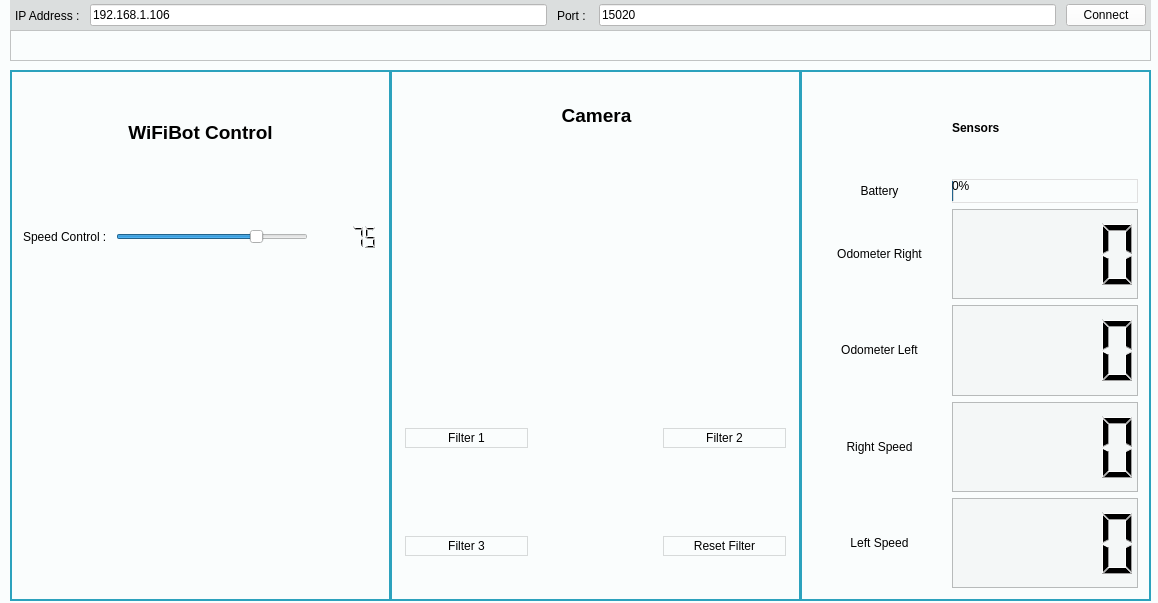
<?xml version="1.0" encoding="UTF-8"?>
<ui version="4.0">
 <class>MainWindow</class>
 <widget class="QMainWindow" name="MainWindow">
  <property name="geometry">
   <rect>
    <x>0</x>
    <y>0</y>
    <width>1158</width>
    <height>603</height>
   </rect>
  </property>
  <property name="minimumSize">
   <size>
    <width>1158</width>
    <height>603</height>
   </size>
  </property>
  <property name="maximumSize">
   <size>
    <width>1158</width>
    <height>603</height>
   </size>
  </property>
  <property name="windowTitle">
   <string>MainWindow</string>
  </property>
  <property name="styleSheet">
   <string notr="true">background-color: rgb(250, 253, 253);</string>
  </property>
  <widget class="QWidget" name="centralWidget">
   <widget class="QFrame" name="horizontalFrame">
    <property name="geometry">
     <rect>
      <x>10</x>
      <y>0</y>
      <width>1141</width>
      <height>31</height>
     </rect>
    </property>
    <property name="styleSheet">
     <string notr="true">background: rgb(219, 222, 222);</string>
    </property>
    <layout class="QHBoxLayout" name="horizontalLayout">
     <property name="spacing">
      <number>10</number>
     </property>
     <property name="leftMargin">
      <number>5</number>
     </property>
     <property name="topMargin">
      <number>2</number>
     </property>
     <property name="rightMargin">
      <number>5</number>
     </property>
     <property name="bottomMargin">
      <number>2</number>
     </property>
     <item>
      <widget class="QLabel" name="hostEdit_">
       <property name="styleSheet">
        <string notr="true">font: 25 italic 13pt &quot;Helvetica&quot;;</string>
       </property>
       <property name="text">
        <string>IP Address :</string>
       </property>
      </widget>
     </item>
     <item>
      <widget class="QLineEdit" name="hostEdit">
       <property name="styleSheet">
        <string notr="true">background: white;</string>
       </property>
       <property name="text">
        <string>192.168.1.106</string>
       </property>
      </widget>
     </item>
     <item>
      <widget class="QLabel" name="portEdit_">
       <property name="styleSheet">
        <string notr="true">font: 25 italic 13pt &quot;Helvetica&quot;;</string>
       </property>
       <property name="text">
        <string>Port : </string>
       </property>
      </widget>
     </item>
     <item>
      <widget class="QLineEdit" name="portEdit">
       <property name="styleSheet">
        <string notr="true">background: white;</string>
       </property>
       <property name="text">
        <string>15020</string>
       </property>
      </widget>
     </item>
     <item>
      <widget class="QPushButton" name="connectButton">
       <property name="styleSheet">
        <string notr="true">background: white;</string>
       </property>
       <property name="text">
        <string>Connect</string>
       </property>
      </widget>
     </item>
    </layout>
   </widget>
   <widget class="QFrame" name="gridFrame_2">
    <property name="geometry">
     <rect>
      <x>10</x>
      <y>70</y>
      <width>381</width>
      <height>531</height>
     </rect>
    </property>
    <property name="styleSheet">
     <string notr="true">border: 2px solid rgb(44, 162, 189);</string>
    </property>
    <layout class="QGridLayout" name="RobotLayout">
     <item row="2" column="0" colspan="3">
      <layout class="QHBoxLayout" name="horizontalLayout_2">
       <item>
        <widget class="QLabel" name="speed_">
         <property name="styleSheet">
          <string notr="true">font: 25 13pt &quot;Helvetica&quot;;
border: none;</string>
         </property>
         <property name="text">
          <string>Speed Control : </string>
         </property>
        </widget>
       </item>
       <item>
        <widget class="QSlider" name="speedSlider">
         <property name="styleSheet">
          <string notr="true">border: none;</string>
         </property>
         <property name="maximum">
          <number>100</number>
         </property>
         <property name="value">
          <number>75</number>
         </property>
         <property name="orientation">
          <enum>Qt::Horizontal</enum>
         </property>
        </widget>
       </item>
       <item>
        <widget class="QLCDNumber" name="speedLCD">
         <property name="styleSheet">
          <string notr="true">border: none;</string>
         </property>
         <property name="intValue" stdset="0">
          <number>75</number>
         </property>
        </widget>
       </item>
      </layout>
     </item>
     <item row="1" column="0">
      <spacer name="horizontalSpacer_3">
       <property name="orientation">
        <enum>Qt::Horizontal</enum>
       </property>
       <property name="sizeHint" stdset="0">
        <size>
         <width>40</width>
         <height>20</height>
        </size>
       </property>
      </spacer>
     </item>
     <item row="1" column="1">
      <widget class="QLabel" name="label_4">
       <property name="styleSheet">
        <string notr="true">font: 75 13pt &quot;Helvetica&quot;;
border:none;
</string>
       </property>
       <property name="text">
        <string>&lt;html&gt;&lt;head/&gt;&lt;body&gt;&lt;p align=&quot;center&quot;&gt;&lt;span style=&quot; font-size:14pt; font-weight:600;&quot;&gt;WiFiBot Control&lt;/span&gt;&lt;/p&gt;&lt;/body&gt;&lt;/html&gt;</string>
       </property>
      </widget>
     </item>
     <item row="1" column="2">
      <spacer name="horizontalSpacer_4">
       <property name="orientation">
        <enum>Qt::Horizontal</enum>
       </property>
       <property name="sizeHint" stdset="0">
        <size>
         <width>40</width>
         <height>20</height>
        </size>
       </property>
      </spacer>
     </item>
     <item row="3" column="0" rowspan="3" colspan="3">
      <layout class="QGridLayout" name="gridLayout">
       <item row="4" column="2">
        <widget class="QPushButton" name="backwardRightButton">
         <property name="styleSheet">
          <string notr="true">border: none;</string>
         </property>
         <property name="text">
          <string/>
         </property>
         <property name="icon">
          <iconset resource="ressources.qrc">
           <normaloff>:/right_backward.png</normaloff>:/right_backward.png</iconset>
         </property>
         <property name="iconSize">
          <size>
           <width>70</width>
           <height>70</height>
          </size>
         </property>
         <property name="autoRepeat">
          <bool>false</bool>
         </property>
        </widget>
       </item>
       <item row="2" column="1">
        <widget class="QPushButton" name="turnAwayButton">
         <property name="styleSheet">
          <string notr="true">border: none;</string>
         </property>
         <property name="text">
          <string/>
         </property>
         <property name="icon">
          <iconset resource="ressources.qrc">
           <normaloff>:/undo.png</normaloff>:/undo.png</iconset>
         </property>
         <property name="iconSize">
          <size>
           <width>50</width>
           <height>50</height>
          </size>
         </property>
        </widget>
       </item>
       <item row="0" column="2">
        <widget class="QPushButton" name="forwardRightButton">
         <property name="styleSheet">
          <string notr="true">border: none;</string>
         </property>
         <property name="text">
          <string/>
         </property>
         <property name="icon">
          <iconset resource="ressources.qrc">
           <normaloff>:/right_forward.png</normaloff>:/right_forward.png</iconset>
         </property>
         <property name="iconSize">
          <size>
           <width>70</width>
           <height>70</height>
          </size>
         </property>
         <property name="autoRepeat">
          <bool>false</bool>
         </property>
        </widget>
       </item>
       <item row="4" column="1">
        <widget class="QPushButton" name="backwardButton">
         <property name="styleSheet">
          <string notr="true">border: none;</string>
         </property>
         <property name="text">
          <string/>
         </property>
         <property name="icon">
          <iconset resource="ressources.qrc">
           <normaloff>:/backward.png</normaloff>:/backward.png</iconset>
         </property>
         <property name="iconSize">
          <size>
           <width>50</width>
           <height>50</height>
          </size>
         </property>
         <property name="autoRepeat">
          <bool>false</bool>
         </property>
        </widget>
       </item>
       <item row="2" column="0">
        <widget class="QPushButton" name="leftButton">
         <property name="styleSheet">
          <string notr="true">border: none;</string>
         </property>
         <property name="text">
          <string/>
         </property>
         <property name="icon">
          <iconset resource="ressources.qrc">
           <normaloff>:/left.png</normaloff>:/left.png</iconset>
         </property>
         <property name="iconSize">
          <size>
           <width>50</width>
           <height>50</height>
          </size>
         </property>
         <property name="autoRepeat">
          <bool>false</bool>
         </property>
        </widget>
       </item>
       <item row="0" column="1">
        <widget class="QPushButton" name="forwardButton">
         <property name="styleSheet">
          <string notr="true">border: none;</string>
         </property>
         <property name="text">
          <string/>
         </property>
         <property name="icon">
          <iconset resource="ressources.qrc">
           <normaloff>:/forward.png</normaloff>:/forward.png</iconset>
         </property>
         <property name="iconSize">
          <size>
           <width>50</width>
           <height>50</height>
          </size>
         </property>
         <property name="autoRepeat">
          <bool>false</bool>
         </property>
        </widget>
       </item>
       <item row="2" column="2">
        <widget class="QPushButton" name="rightButton">
         <property name="font">
          <font>
           <kerning>true</kerning>
          </font>
         </property>
         <property name="mouseTracking">
          <bool>false</bool>
         </property>
         <property name="styleSheet">
          <string notr="true">border: none;</string>
         </property>
         <property name="text">
          <string/>
         </property>
         <property name="icon">
          <iconset resource="ressources.qrc">
           <normaloff>:/next.png</normaloff>:/next.png</iconset>
         </property>
         <property name="iconSize">
          <size>
           <width>50</width>
           <height>50</height>
          </size>
         </property>
         <property name="autoRepeat">
          <bool>false</bool>
         </property>
        </widget>
       </item>
       <item row="4" column="0">
        <widget class="QPushButton" name="backwardLeftButton">
         <property name="styleSheet">
          <string notr="true">border: none;</string>
         </property>
         <property name="text">
          <string/>
         </property>
         <property name="icon">
          <iconset resource="ressources.qrc">
           <normaloff>:/left_backward.png</normaloff>:/left_backward.png</iconset>
         </property>
         <property name="iconSize">
          <size>
           <width>70</width>
           <height>70</height>
          </size>
         </property>
         <property name="autoRepeat">
          <bool>false</bool>
         </property>
        </widget>
       </item>
       <item row="0" column="0">
        <widget class="QPushButton" name="forwardLeftButton">
         <property name="styleSheet">
          <string notr="true">border: none;</string>
         </property>
         <property name="text">
          <string/>
         </property>
         <property name="icon">
          <iconset resource="ressources.qrc">
           <normaloff>:/left_forward.png</normaloff>:/left_forward.png</iconset>
         </property>
         <property name="iconSize">
          <size>
           <width>70</width>
           <height>70</height>
          </size>
         </property>
        </widget>
       </item>
      </layout>
     </item>
    </layout>
   </widget>
   <widget class="QFrame" name="gridFrame_3">
    <property name="geometry">
     <rect>
      <x>390</x>
      <y>70</y>
      <width>411</width>
      <height>531</height>
     </rect>
    </property>
    <property name="styleSheet">
     <string notr="true">border: 2px solid rgb(44, 162, 189);
padding: 2px;</string>
    </property>
    <layout class="QGridLayout" name="gridLayout_3">
     <item row="1" column="0">
      <spacer name="horizontalSpacer_5">
       <property name="orientation">
        <enum>Qt::Horizontal</enum>
       </property>
       <property name="sizeHint" stdset="0">
        <size>
         <width>40</width>
         <height>20</height>
        </size>
       </property>
      </spacer>
     </item>
     <item row="1" column="2">
      <spacer name="horizontalSpacer_6">
       <property name="orientation">
        <enum>Qt::Horizontal</enum>
       </property>
       <property name="sizeHint" stdset="0">
        <size>
         <width>40</width>
         <height>20</height>
        </size>
       </property>
      </spacer>
     </item>
     <item row="1" column="1">
      <widget class="QLabel" name="label_6">
       <property name="styleSheet">
        <string notr="true">font: 75 13pt &quot;Helvetica&quot;;
border: none;</string>
       </property>
       <property name="text">
        <string>&lt;html&gt;&lt;head/&gt;&lt;body&gt;&lt;p align=&quot;center&quot;&gt;&lt;span style=&quot; font-size:14pt; font-weight:600;&quot;&gt;Camera&lt;/span&gt;&lt;/p&gt;&lt;/body&gt;&lt;/html&gt;</string>
       </property>
      </widget>
     </item>
     <item row="2" column="1">
      <widget class="QWidget" name="gridLayout_2" native="true">
       <property name="minimumSize">
        <size>
         <width>310</width>
         <height>240</height>
        </size>
       </property>
       <property name="maximumSize">
        <size>
         <width>310</width>
         <height>240</height>
        </size>
       </property>
       <property name="styleSheet">
        <string notr="true">border: 2px white;
</string>
       </property>
       <layout class="QGridLayout" name="gridLayout_5">
        <item row="0" column="0">
         <layout class="QGridLayout" name="gridLayout_6"/>
        </item>
       </layout>
      </widget>
     </item>
     <item row="3" column="0" rowspan="3" colspan="3">
      <layout class="QGridLayout" name="gridLayout_4">
       <item row="1" column="0">
        <widget class="QPushButton" name="camLeftButton">
         <property name="styleSheet">
          <string notr="true">border: none;</string>
         </property>
         <property name="text">
          <string/>
         </property>
         <property name="icon">
          <iconset resource="ressources.qrc">
           <normaloff>:/cameraleft.png</normaloff>:/cameraleft.png</iconset>
         </property>
         <property name="iconSize">
          <size>
           <width>30</width>
           <height>30</height>
          </size>
         </property>
         <property name="autoRepeat">
          <bool>true</bool>
         </property>
        </widget>
       </item>
       <item row="1" column="2">
        <widget class="QPushButton" name="camRightButton">
         <property name="styleSheet">
          <string notr="true">border: none;</string>
         </property>
         <property name="text">
          <string/>
         </property>
         <property name="icon">
          <iconset resource="ressources.qrc">
           <normaloff>:/cameraright.png</normaloff>:/cameraright.png</iconset>
         </property>
         <property name="iconSize">
          <size>
           <width>30</width>
           <height>30</height>
          </size>
         </property>
         <property name="autoRepeat">
          <bool>true</bool>
         </property>
        </widget>
       </item>
       <item row="0" column="1">
        <widget class="QPushButton" name="camUpButton">
         <property name="styleSheet">
          <string notr="true">border: none;</string>
         </property>
         <property name="text">
          <string/>
         </property>
         <property name="icon">
          <iconset resource="ressources.qrc">
           <normaloff>:/cameraup.png</normaloff>:/cameraup.png</iconset>
         </property>
         <property name="iconSize">
          <size>
           <width>30</width>
           <height>30</height>
          </size>
         </property>
         <property name="autoRepeat">
          <bool>true</bool>
         </property>
        </widget>
       </item>
       <item row="2" column="1">
        <widget class="QPushButton" name="camDownButton">
         <property name="styleSheet">
          <string notr="true">border: none;</string>
         </property>
         <property name="text">
          <string/>
         </property>
         <property name="icon">
          <iconset resource="ressources.qrc">
           <normaloff>:/cameradown.png</normaloff>:/cameradown.png</iconset>
         </property>
         <property name="iconSize">
          <size>
           <width>30</width>
           <height>30</height>
          </size>
         </property>
         <property name="autoRepeat">
          <bool>true</bool>
         </property>
        </widget>
       </item>
       <item row="1" column="1">
        <widget class="QPushButton" name="camResetButton">
         <property name="styleSheet">
          <string notr="true">border: none;</string>
         </property>
         <property name="text">
          <string/>
         </property>
         <property name="icon">
          <iconset resource="ressources.qrc">
           <normaloff>:/camerareset.png</normaloff>:/camerareset.png</iconset>
         </property>
         <property name="iconSize">
          <size>
           <width>30</width>
           <height>30</height>
          </size>
         </property>
        </widget>
       </item>
       <item row="0" column="0">
        <widget class="QPushButton" name="filter1Button">
         <property name="styleSheet">
          <string notr="true">border: 1px solid rgb(215, 218, 218);</string>
         </property>
         <property name="text">
          <string>Filter 1</string>
         </property>
        </widget>
       </item>
       <item row="0" column="2">
        <widget class="QPushButton" name="filter2Button">
         <property name="styleSheet">
          <string notr="true">border: 1px solid rgb(215, 218, 218);</string>
         </property>
         <property name="text">
          <string>Filter 2</string>
         </property>
        </widget>
       </item>
       <item row="2" column="0">
        <widget class="QPushButton" name="filter3Button">
         <property name="styleSheet">
          <string notr="true">border: 1px solid rgb(215, 218, 218);</string>
         </property>
         <property name="text">
          <string>Filter 3</string>
         </property>
        </widget>
       </item>
       <item row="2" column="2">
        <widget class="QPushButton" name="resetFilterButton">
         <property name="styleSheet">
          <string notr="true">border: 1px solid rgb(215, 218, 218);</string>
         </property>
         <property name="text">
          <string>Reset Filter</string>
         </property>
        </widget>
       </item>
      </layout>
     </item>
    </layout>
   </widget>
   <widget class="QTextBrowser" name="textBrowser">
    <property name="geometry">
     <rect>
      <x>10</x>
      <y>30</y>
      <width>1141</width>
      <height>31</height>
     </rect>
    </property>
   </widget>
   <widget class="QFrame" name="gridFrame">
    <property name="geometry">
     <rect>
      <x>800</x>
      <y>70</y>
      <width>351</width>
      <height>531</height>
     </rect>
    </property>
    <property name="styleSheet">
     <string notr="true">border: 2px solid rgb(44, 162, 189);</string>
    </property>
    <layout class="QGridLayout" name="SensorsLayout">
     <item row="5" column="1" colspan="2">
      <widget class="QLCDNumber" name="speedR">
       <property name="styleSheet">
        <string notr="true">border: 1px solid rgb(183, 186, 186);
background: rgb(244, 247, 247);</string>
       </property>
      </widget>
     </item>
     <item row="1" column="0">
      <widget class="QLabel" name="battery_">
       <property name="styleSheet">
        <string notr="true">border: none;
font: 25 13pt &quot;Helvetica&quot;;</string>
       </property>
       <property name="text">
        <string>&lt;html&gt;&lt;head/&gt;&lt;body&gt;&lt;p align=&quot;center&quot;&gt;Battery&lt;/p&gt;&lt;/body&gt;&lt;/html&gt;</string>
       </property>
      </widget>
     </item>
     <item row="6" column="1" colspan="2">
      <widget class="QLCDNumber" name="speedL">
       <property name="styleSheet">
        <string notr="true">border: 1px solid rgb(183, 186, 186);
background: rgb(244, 247, 247);</string>
       </property>
      </widget>
     </item>
     <item row="2" column="0">
      <widget class="QLabel" name="odoR_">
       <property name="styleSheet">
        <string notr="true">font: 25 13pt &quot;Helvetica&quot;;
border: none;</string>
       </property>
       <property name="text">
        <string>&lt;html&gt;&lt;head/&gt;&lt;body&gt;&lt;p align=&quot;center&quot;&gt;Odometer Right&lt;/p&gt;&lt;/body&gt;&lt;/html&gt;</string>
       </property>
      </widget>
     </item>
     <item row="2" column="1" colspan="2">
      <widget class="QLCDNumber" name="odoR">
       <property name="styleSheet">
        <string notr="true">border: 1px solid rgb(183, 186, 186);
background: rgb(244, 247, 247);</string>
       </property>
      </widget>
     </item>
     <item row="0" column="1">
      <widget class="QLabel" name="Sensors_">
       <property name="styleSheet">
        <string notr="true">border: none;
font: 75 13pt &quot;Helvetica&quot;;</string>
       </property>
       <property name="text">
        <string>&lt;html&gt;&lt;head/&gt;&lt;body&gt;&lt;p&gt;&lt;span style=&quot; font-weight:600;&quot;&gt;Sensors&lt;/span&gt;&lt;/p&gt;&lt;/body&gt;&lt;/html&gt;</string>
       </property>
      </widget>
     </item>
     <item row="0" column="2">
      <spacer name="horizontalSpacer_2">
       <property name="orientation">
        <enum>Qt::Horizontal</enum>
       </property>
       <property name="sizeHint" stdset="0">
        <size>
         <width>40</width>
         <height>20</height>
        </size>
       </property>
      </spacer>
     </item>
     <item row="0" column="0">
      <spacer name="horizontalSpacer">
       <property name="orientation">
        <enum>Qt::Horizontal</enum>
       </property>
       <property name="sizeHint" stdset="0">
        <size>
         <width>40</width>
         <height>20</height>
        </size>
       </property>
      </spacer>
     </item>
     <item row="5" column="0">
      <widget class="QLabel" name="speedR_">
       <property name="styleSheet">
        <string notr="true">border: none;
font: 25 13pt &quot;Helvetica&quot;;</string>
       </property>
       <property name="text">
        <string>&lt;html&gt;&lt;head/&gt;&lt;body&gt;&lt;p align=&quot;center&quot;&gt;Right Speed&lt;/p&gt;&lt;/body&gt;&lt;/html&gt;</string>
       </property>
      </widget>
     </item>
     <item row="6" column="0">
      <widget class="QLabel" name="speedL_">
       <property name="styleSheet">
        <string notr="true">border: none;
font: 25 13pt &quot;Helvetica&quot;;</string>
       </property>
       <property name="text">
        <string>&lt;html&gt;&lt;head/&gt;&lt;body&gt;&lt;p align=&quot;center&quot;&gt;Left Speed&lt;/p&gt;&lt;/body&gt;&lt;/html&gt;</string>
       </property>
      </widget>
     </item>
     <item row="1" column="1" colspan="2">
      <widget class="QProgressBar" name="battery">
       <property name="styleSheet">
        <string notr="true">border: 1px solid rgb(224, 224, 224);</string>
       </property>
       <property name="value">
        <number>0</number>
       </property>
      </widget>
     </item>
     <item row="3" column="0">
      <widget class="QLabel" name="odoL_">
       <property name="styleSheet">
        <string notr="true">border: none;
font: 25 13pt &quot;Helvetica&quot;;</string>
       </property>
       <property name="text">
        <string>&lt;html&gt;&lt;head/&gt;&lt;body&gt;&lt;p align=&quot;center&quot;&gt;Odometer Left&lt;/p&gt;&lt;/body&gt;&lt;/html&gt;</string>
       </property>
      </widget>
     </item>
     <item row="3" column="1" colspan="2">
      <widget class="QLCDNumber" name="odoL">
       <property name="styleSheet">
        <string notr="true">border: 1px solid rgb(183, 186, 186);
background: rgb(244, 247, 247);</string>
       </property>
      </widget>
     </item>
    </layout>
   </widget>
  </widget>
 </widget>
 <layoutdefault spacing="6" margin="11"/>
 <resources>
  <include location="ressources.qrc"/>
 </resources>
 <connections/>
</ui>
